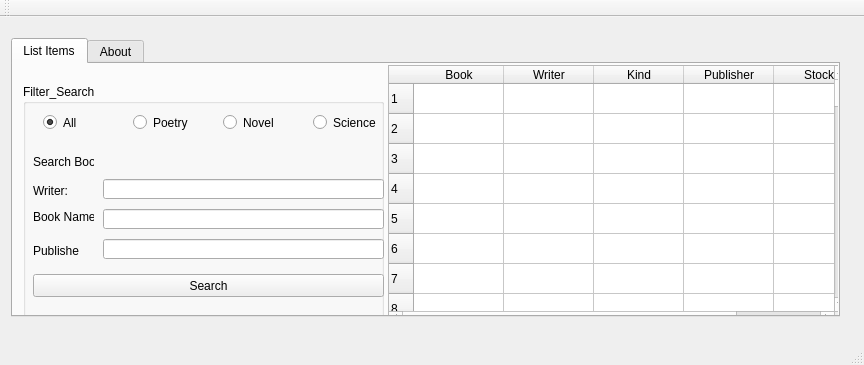
<?xml version="1.0" encoding="UTF-8"?>
<ui version="4.0">
 <class>MainWindow</class>
 <widget class="QMainWindow" name="MainWindow">
  <property name="geometry">
   <rect>
    <x>0</x>
    <y>0</y>
    <width>864</width>
    <height>365</height>
   </rect>
  </property>
  <property name="windowTitle">
   <string>MainWindow</string>
  </property>
  <widget class="QWidget" name="centralWidget">
   <widget class="QWidget" name="verticalLayoutWidget">
    <property name="geometry">
     <rect>
      <x>0</x>
      <y>10</y>
      <width>851</width>
      <height>301</height>
     </rect>
    </property>
    <layout class="QVBoxLayout" name="verticalLayout">
     <item>
      <widget class="QTabWidget" name="tabWidget">
       <property name="currentIndex">
        <number>0</number>
       </property>
       <widget class="QWidget" name="tab">
        <attribute name="title">
         <string>List Items</string>
        </attribute>
        <widget class="QPushButton" name="pushButton">
         <property name="geometry">
          <rect>
           <x>20</x>
           <y>210</y>
           <width>351</width>
           <height>23</height>
          </rect>
         </property>
         <property name="text">
          <string>Search</string>
         </property>
        </widget>
        <widget class="QRadioButton" name="radioButton">
         <property name="geometry">
          <rect>
           <x>30</x>
           <y>50</y>
           <width>82</width>
           <height>17</height>
          </rect>
         </property>
         <property name="text">
          <string>All</string>
         </property>
         <property name="checked">
          <bool>true</bool>
         </property>
        </widget>
        <widget class="QRadioButton" name="radioButton_2">
         <property name="geometry">
          <rect>
           <x>120</x>
           <y>50</y>
           <width>82</width>
           <height>17</height>
          </rect>
         </property>
         <property name="text">
          <string>Poetry</string>
         </property>
        </widget>
        <widget class="QRadioButton" name="radioButton_3">
         <property name="geometry">
          <rect>
           <x>210</x>
           <y>50</y>
           <width>82</width>
           <height>17</height>
          </rect>
         </property>
         <property name="text">
          <string>Novel</string>
         </property>
        </widget>
        <widget class="QRadioButton" name="radioButton_4">
         <property name="geometry">
          <rect>
           <x>300</x>
           <y>50</y>
           <width>82</width>
           <height>17</height>
          </rect>
         </property>
         <property name="text">
          <string>Science</string>
         </property>
        </widget>
        <widget class="QLabel" name="label">
         <property name="geometry">
          <rect>
           <x>20</x>
           <y>90</y>
           <width>61</width>
           <height>16</height>
          </rect>
         </property>
         <property name="text">
          <string>Search Book</string>
         </property>
        </widget>
        <widget class="QLabel" name="label_2">
         <property name="geometry">
          <rect>
           <x>20</x>
           <y>120</y>
           <width>46</width>
           <height>13</height>
          </rect>
         </property>
         <property name="text">
          <string>Writer:</string>
         </property>
        </widget>
        <widget class="QLabel" name="label_3">
         <property name="geometry">
          <rect>
           <x>20</x>
           <y>145</y>
           <width>61</width>
           <height>16</height>
          </rect>
         </property>
         <property name="text">
          <string>Book Name:</string>
         </property>
        </widget>
        <widget class="QLabel" name="label_4">
         <property name="geometry">
          <rect>
           <x>20</x>
           <y>180</y>
           <width>46</width>
           <height>13</height>
          </rect>
         </property>
         <property name="text">
          <string>Publisher:</string>
         </property>
        </widget>
        <widget class="QLineEdit" name="lineEdit">
         <property name="geometry">
          <rect>
           <x>90</x>
           <y>115</y>
           <width>281</width>
           <height>20</height>
          </rect>
         </property>
        </widget>
        <widget class="QLineEdit" name="lineEdit_2">
         <property name="geometry">
          <rect>
           <x>90</x>
           <y>145</y>
           <width>281</width>
           <height>20</height>
          </rect>
         </property>
        </widget>
        <widget class="QGroupBox" name="groupBox">
         <property name="geometry">
          <rect>
           <x>10</x>
           <y>20</y>
           <width>361</width>
           <height>241</height>
          </rect>
         </property>
         <property name="title">
          <string>Filter_Search</string>
         </property>
         <widget class="QLineEdit" name="lineEdit_3">
          <property name="geometry">
           <rect>
            <x>80</x>
            <y>155</y>
            <width>281</width>
            <height>20</height>
           </rect>
          </property>
         </widget>
        </widget>
        <widget class="QTableWidget" name="tableWidget">
         <property name="geometry">
          <rect>
           <x>375</x>
           <y>1</y>
           <width>461</width>
           <height>261</height>
          </rect>
         </property>
         <property name="layoutDirection">
          <enum>Qt::LeftToRight</enum>
         </property>
         <property name="editTriggers">
          <set>QAbstractItemView::NoEditTriggers</set>
         </property>
         <property name="rowCount">
          <number>100</number>
         </property>
         <property name="columnCount">
          <number>5</number>
         </property>
         <attribute name="horizontalHeaderDefaultSectionSize">
          <number>90</number>
         </attribute>
         <row/>
         <row/>
         <row/>
         <row/>
         <row/>
         <row/>
         <row/>
         <row/>
         <row/>
         <row/>
         <row/>
         <row/>
         <row/>
         <row/>
         <row/>
         <row/>
         <row/>
         <row/>
         <row/>
         <row/>
         <row/>
         <row/>
         <row/>
         <row/>
         <row/>
         <row/>
         <row/>
         <row/>
         <row/>
         <row/>
         <row/>
         <row/>
         <row/>
         <row/>
         <row/>
         <row/>
         <row/>
         <row/>
         <row/>
         <row/>
         <row/>
         <row/>
         <row/>
         <row/>
         <row/>
         <row/>
         <row/>
         <row/>
         <row/>
         <row/>
         <row/>
         <row/>
         <row/>
         <row/>
         <row/>
         <row/>
         <row/>
         <row/>
         <row/>
         <row/>
         <row/>
         <row/>
         <row/>
         <row/>
         <row/>
         <row/>
         <row/>
         <row/>
         <row/>
         <row/>
         <row/>
         <row/>
         <row/>
         <row/>
         <row/>
         <row/>
         <row/>
         <row/>
         <row/>
         <row/>
         <row/>
         <row/>
         <row/>
         <row/>
         <row/>
         <row/>
         <row/>
         <row/>
         <row/>
         <row/>
         <row/>
         <row/>
         <row/>
         <row/>
         <row/>
         <row/>
         <row/>
         <row/>
         <row/>
         <row/>
         <column>
          <property name="text">
           <string>Book</string>
          </property>
         </column>
         <column>
          <property name="text">
           <string>Writer</string>
          </property>
         </column>
         <column>
          <property name="text">
           <string>Kind</string>
          </property>
         </column>
         <column>
          <property name="text">
           <string>Publisher</string>
          </property>
         </column>
         <column>
          <property name="text">
           <string>Stock</string>
          </property>
         </column>
        </widget>
        <zorder>groupBox</zorder>
        <zorder>pushButton</zorder>
        <zorder>radioButton</zorder>
        <zorder>radioButton_2</zorder>
        <zorder>radioButton_3</zorder>
        <zorder>radioButton_4</zorder>
        <zorder>label</zorder>
        <zorder>label_2</zorder>
        <zorder>label_3</zorder>
        <zorder>label_4</zorder>
        <zorder>lineEdit</zorder>
        <zorder>lineEdit_2</zorder>
        <zorder>tableWidget</zorder>
       </widget>
       <widget class="QWidget" name="tab_2">
        <attribute name="title">
         <string>About</string>
        </attribute>
        <widget class="QLabel" name="label_5">
         <property name="geometry">
          <rect>
           <x>0</x>
           <y>0</y>
           <width>641</width>
           <height>41</height>
          </rect>
         </property>
         <property name="font">
          <font>
           <pointsize>10</pointsize>
           <weight>75</weight>
           <bold>true</bold>
          </font>
         </property>
         <property name="text">
          <string>Book Store System Application v1.0</string>
         </property>
        </widget>
        <widget class="QLabel" name="label_6">
         <property name="geometry">
          <rect>
           <x>0</x>
           <y>30</y>
           <width>651</width>
           <height>31</height>
          </rect>
         </property>
         <property name="text">
          <string>Developed by: Basak Amasya</string>
         </property>
        </widget>
        <widget class="QLabel" name="label_7">
         <property name="geometry">
          <rect>
           <x>0</x>
           <y>50</y>
           <width>651</width>
           <height>31</height>
          </rect>
         </property>
         <property name="text">
          <string>Contact: bamasya@sabanciuniv.edu</string>
         </property>
        </widget>
       </widget>
      </widget>
     </item>
    </layout>
   </widget>
  </widget>
  <widget class="QMenuBar" name="menuBar">
   <property name="geometry">
    <rect>
     <x>0</x>
     <y>0</y>
     <width>864</width>
     <height>21</height>
    </rect>
   </property>
  </widget>
  <widget class="QToolBar" name="mainToolBar">
   <attribute name="toolBarArea">
    <enum>TopToolBarArea</enum>
   </attribute>
   <attribute name="toolBarBreak">
    <bool>false</bool>
   </attribute>
  </widget>
  <widget class="QStatusBar" name="statusBar"/>
 </widget>
 <layoutdefault spacing="6" margin="11"/>
 <resources/>
 <connections/>
</ui>
